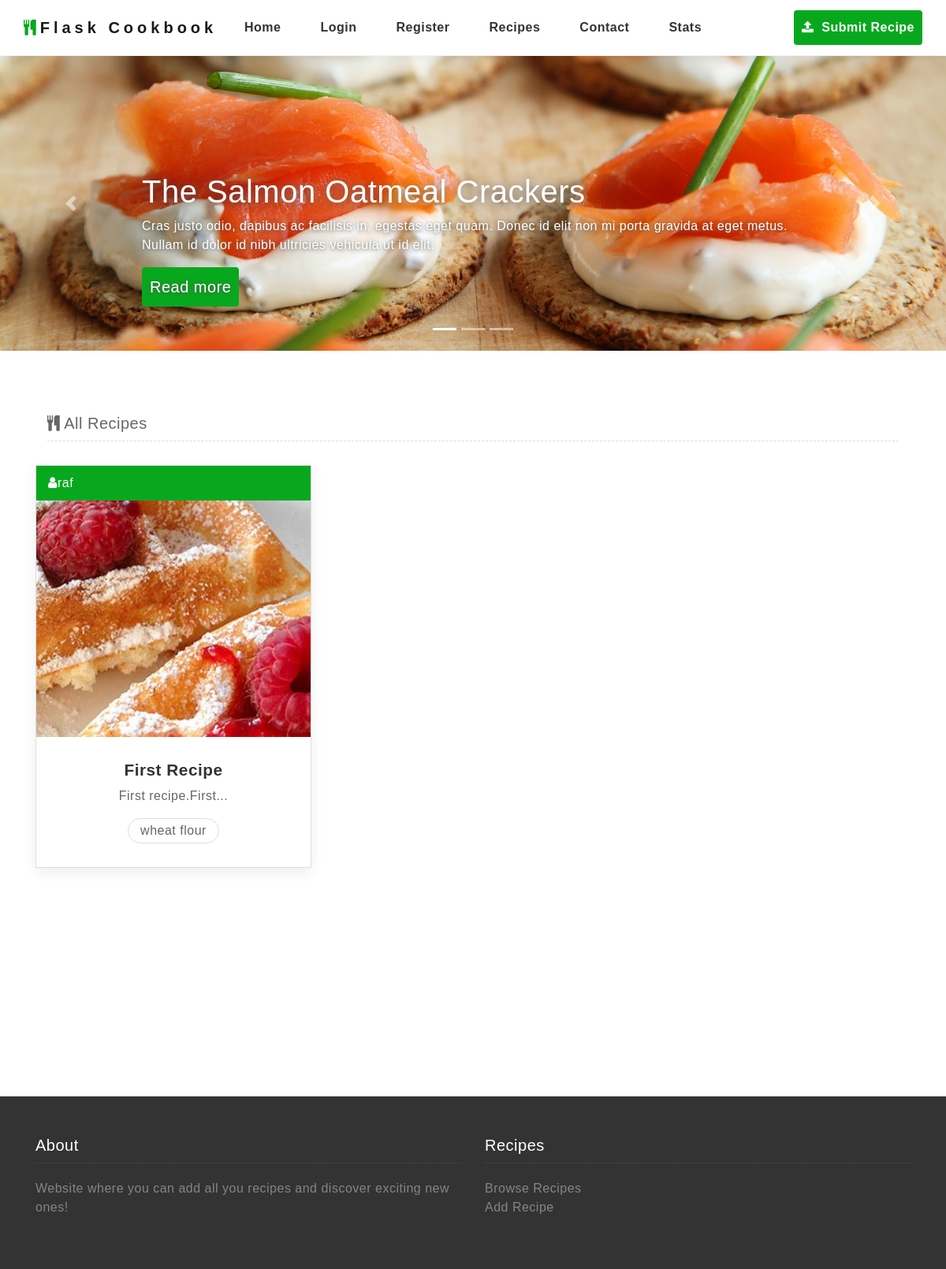
/index, run on the app's committed database.
### app/models.py (models this page shows, shortened)
class Recipe(db.Model):
    __searchable__ = ['name']
    id = db.Column(db.Integer, primary_key=True)
    name = db.Column(db.String(64), index=True, unique=True)
    content = db.Column(db.String(50000))
    timestamp = db.Column(db.DateTime, index=True, default=datetime.utcnow)
    user_id = db.Column(db.Integer, db.ForeignKey('user.id'))
    cuisine_id = db.Column(db.Integer, db.ForeignKey('cuisine.id'))
    category_id = db.Column(db.Integer, db.ForeignKey('category.id'))
    calories = db.Column(db.Integer)
    carbohydrates = db.Column(db.Integer)
    proteins = db.Column(db.Integer)
    fats = db.Column(db.Integer)
    cholesterol = db.Column(db.Integer)
    serves_num_people = db.Column(db.Integer)
    time_to_prepare = db.Column(db.Integer)
    cooking_time = db.Column(db.Integer)
    image = db.Column(db.String(128))
    comments = db.relationship('Comment', backref='recipe', lazy='dynamic')
    upvotes = db.Column(db.Integer, default=0)
    _ingredients = db.relationship(
        "Ingredient",
        secondary=ingredients_in_recipe,
        back_populates="recipes")
    _allergens = db.relationship(
        "Allergen",
        secondary=allergens_in_recipe,
        back_populates="recipes")

class User(UserMixin, db.Model):
    id = db.Column(db.Integer, primary_key=True)
    username = db.Column(db.String(64), index=True, unique=True)
    email = db.Column(db.String(120), index=True, unique=True)
    password_hash = db.Column(db.String(128))
    recipes = db.relationship('Recipe', backref='author', lazy='dynamic')
    country_id = db.Column(db.Integer, db.ForeignKey('country.id'))

class Ingredient(db.Model):
    id = db.Column(db.Integer, primary_key=True)
    name = db.Column(db.String(64), unique=True)
    recipes = db.relationship(
        "Recipe",
        secondary=ingredients_in_recipe,
        back_populates="_ingredients")

### app/routes.py (the view)
@app.route('/')
@app.route('/index')
def index():
    Poppulate.poppulate_database()
    recipes = Recipe.query.limit(3).all()
    empty = False
    if not recipes:
        empty=True
    return render_template("index.html", recipes=recipes, empty=empty, sortkey='timestamp', reverse=True)

### app/templates/index.html (shortened to what this page needs)
{% extends "base.html" %}
{% block content %}
<div id="myCarousel" class="carousel slide" data-ride="carousel">
    <ol class="carousel-indicators">
        <li data-target="#myCarousel" data-slide-to="0" class="active"></li>
        <li data-target="#myCarousel" data-slide-to="1"></li>
        <li data-target="#myCarousel" data-slide-to="2"></li>
    </ol>
    <div class="carousel-inner">
        <div class="carousel-item active">
            <img class="first-slide" src="static/img/slider1.jpg" alt="First slide">
            <div class="container">
                <div class="carousel-caption text-left">
                    <h1><a href="recipe-detail.html">The Salmon Oatmeal Crackers</a></h1>
                    <p>Cras justo odio, dapibus ac facilisis in, egestas eget quam. Donec id elit non mi porta gravida
                        at eget metus. Nullam id dolor id nibh ultricies vehicula ut id elit.</p>
                    <p><a class="btn btn-lg btn-primary" href="recipe-detail.html" role="button">Read more</a></p>
                </div>
            </div>
        </div>
    </div>
    <a class="carousel-control-prev" href="#myCarousel" role="button" data-slide="prev">
        <span class="carousel-control-prev-icon" aria-hidden="true"></span>
    </a>
    <a class="carousel-control-next" href="#myCarousel" role="button" data-slide="next">
        <span class="carousel-control-next-icon" aria-hidden="true"></span>
    </a>
</div>
{% include '_list_recipes.html' %}
{% endblock %}

### app/templates/_recipe.html
{% block main %}
<div id="recipe{{ recipe.id }}" class="col-lg-4 col-sm-6">
    <div class="box grid recipes">
        <div class="by"><i class="fa fa-user" aria-hidden="true"></i>{{ recipe.author.username }}</div>
        <a href="{{ url_for('recipe', recipe_name=recipe.name) }}"><img src="{{recipe.image}}" id="list_image"
                alt=""></a>
        <h2><a href="{{ url_for('recipe', recipe_name=recipe.name) }}">{{ recipe.name }} </a></h2>
        <p>{{ recipe.content | truncate(30) }}</p>
        <div class="tag">
            {% for ingredient in recipe._ingredients %}
            <a href="#">{{ ingredient.name }}</a>
            {% endfor %}
        </div>
    </div>
</div>
{% endblock %}

### data on the page
Recipe: author.username "raf", image (picture), name "First Recipe", content "First recipe.First..."
Ingredient: name "wheat flour"
